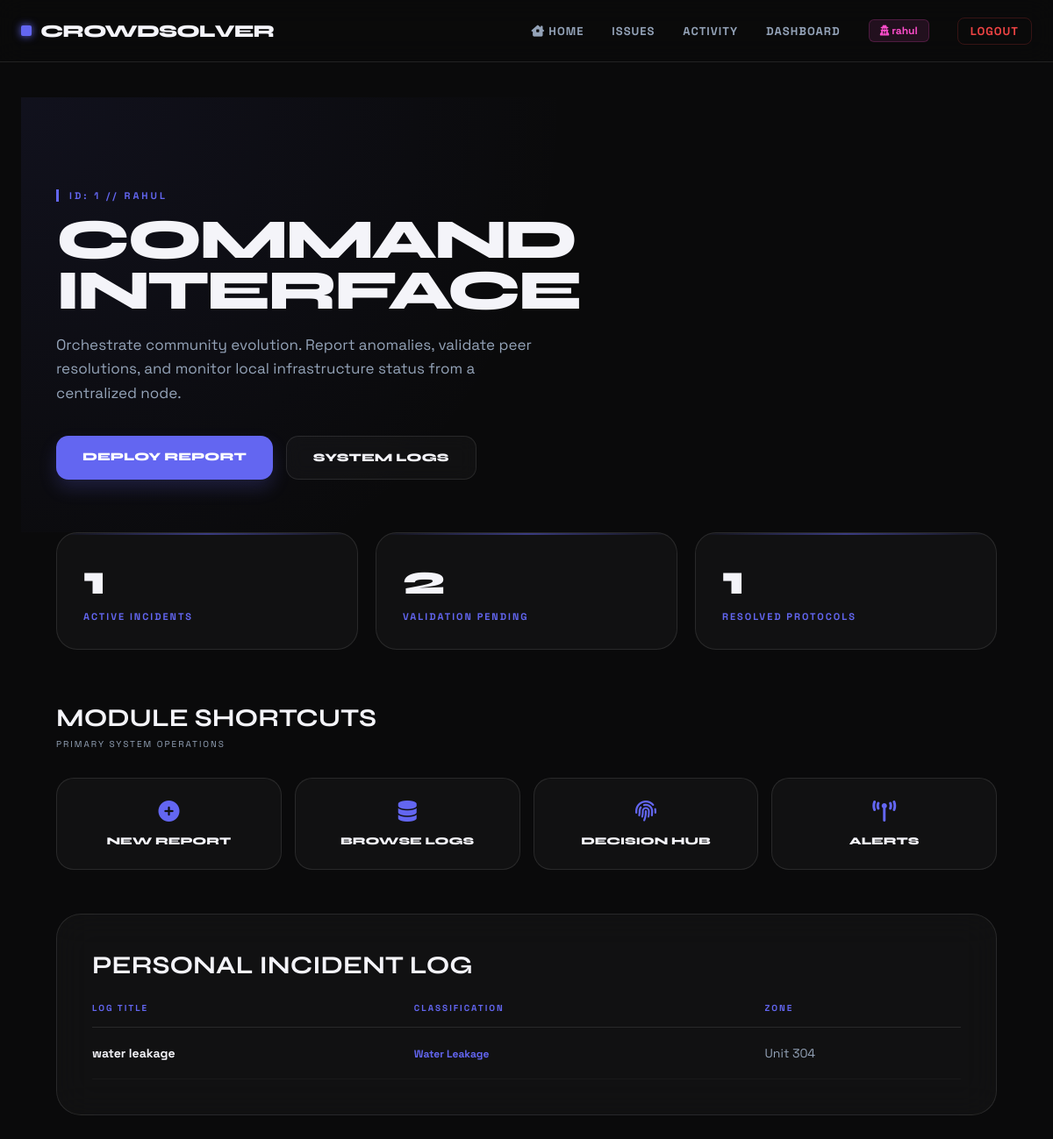
The app's page / (signed in), older data.
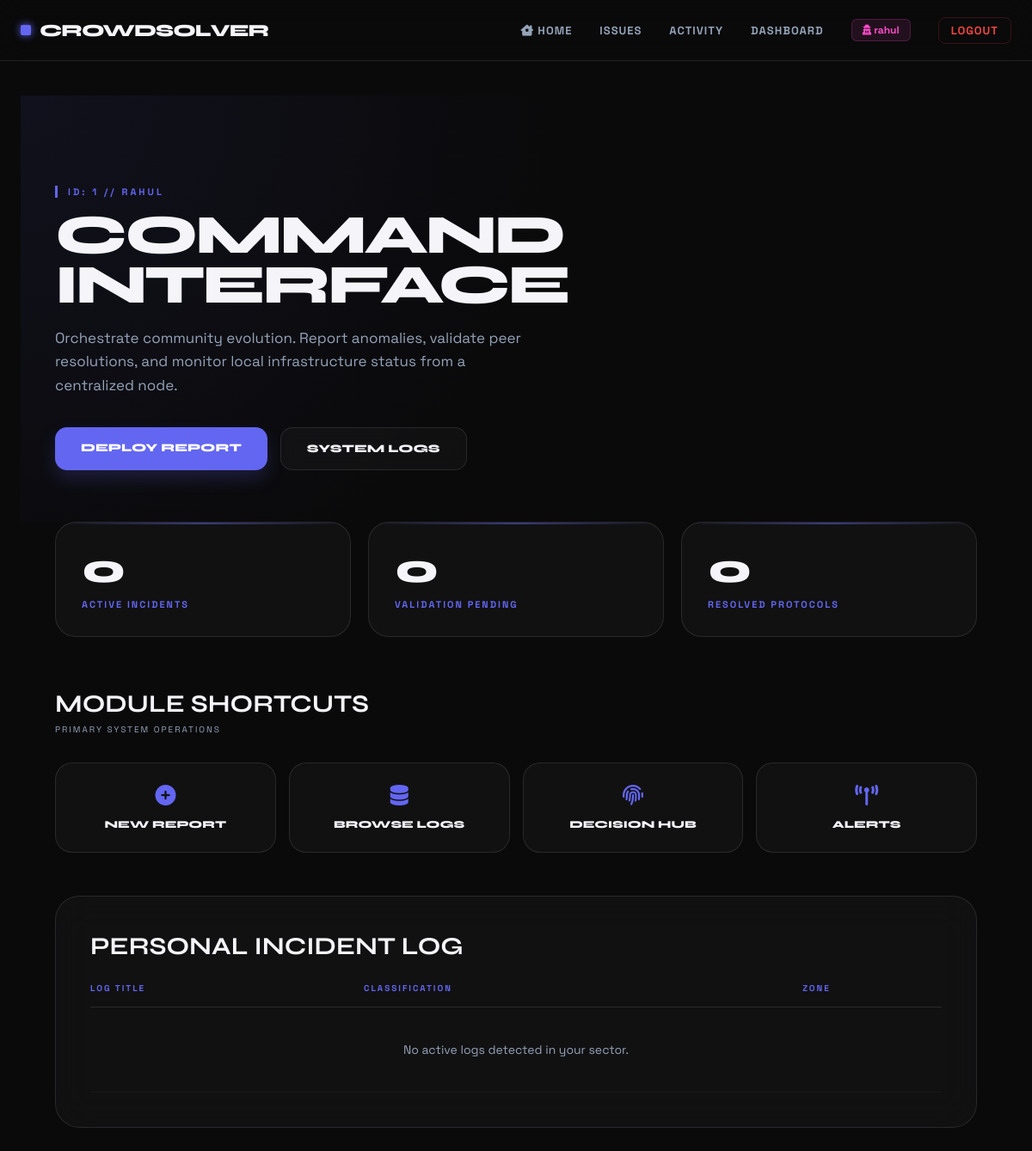
The same page, newer data.
### CrowdSolver/models.py (models this page shows, shortened)
class Issue(models.Model):
    title = models.CharField(max_length=100)
    description = models.TextField()
    location_type = models.CharField(max_length=20)
    block = models.CharField(max_length=10)
    floor = models.IntegerField()
    flat_number = models.CharField(max_length=20, null=True, blank=True)
    attachment = models.FileField(upload_to='issues/', null=True, blank=True)
    created_by = models.ForeignKey(Member, on_delete=models.CASCADE)
    status = models.CharField(max_length=20, default='Open')
    created_at = models.DateTimeField(auto_now_add=True)
    category = models.ForeignKey(Categoryname, on_delete=models.CASCADE,)
    member=models.ForeignKey(Member,  on_delete=models.CASCADE, null=True,blank=True, related_name='issues')

class Categoryname(models.Model):
    category = models.CharField(("category name"), max_length=50)
    def __str__(self):
        return self.category

### CrowdSolver/views.py (the view)
# urls.py: path('', views.admindashboard, name='admindashboard'),
def admindashboard(request):
    member_id = request.session.get('member_id')
    issue_count = Issue.objects.filter(created_by_id=member_id).count()
    issue_details = Issue.objects.filter(created_by_id=member_id)
    resolved_issues_count = 0
    if member_id:
        issues = Issue.objects.filter(created_by_id=member_id)
        for issue in issues:
            solutions = Solutions.objects.filter(Issue_details=issue)
            approved_solutions = [sol for sol in solutions if calculate_approval_percent(sol) >= 60]
            if approved_solutions:
                resolved_issues_count += 1
    solutions = Solutions.objects.all().select_related('Issue_details', 'submitted_by')
    all_members = Member.objects.all()
    members_who_voted = Vote.objects.values_list('member', flat=True).distinct()
    total_pending_voters = all_members.exclude(id__in=members_who_voted).count()
    solutions_with_pending = []
    for solution in solutions:
        voted_members = Vote.objects.filter(solution=solution).values_list('member', flat=True)
        pending_members = all_members.exclude(id__in=voted_members)
        solutions_with_pending.append({
            'solution': solution,
            'pending_members': pending_members
        })
    return render(request, 'admindashboard.html', {
        "issue_count": issue_count,
        'issue_details': issue_details,
        'solutions_with_pending': solutions_with_pending,
        'total_pending_voters': total_pending_voters,
        'resolved_issues_count': resolved_issues_count
    })

### CrowdSolver/views.py (called while the page is built)
def calculate_approval_percent(solution):
    total_votes = solution.approve_count + solution.reject_count
    if total_votes > 0:
        percent = (solution.approve_count / total_votes) * 100
        return min(int(percent), 100)  # Cap at 100% to prevent any overflow
    return 0

### CrowdSolver/templates/admindashboard.html (shortened to what this page needs)
{% extends 'base.html' %}
{% block content %}
<div class="hero">
    <small>
        {% if request.session.member_id %}
            ID: {{ request.session.member_id }} // {{ request.session.member_name }}
        {% else %}
            System Guest // Authorization Required
        {% endif %}
    </small>
    <h1>Command<br>Interface</h1>
    <p>
        Orchestrate community evolution. Report anomalies, validate peer resolutions,
        and monitor local infrastructure status from a centralized node.
    </p>
    <div class="hero-actions">
        <a href="{% url 'ticketraise' %}" class="btn-hero-primary">Deploy Report</a>
        <a href="{% url 'issuereport' %}" class="btn-hero-secondary">System Logs</a>
    </div>
</div>
<div class="stats-grid">
    <div class="stat-card">
        <span>{% if request.session.member_id %}{{ issue_count }}{% else %}00{% endif %}</span>
        <p>Active Incidents</p>
    </div>
    <div class="stat-card">
        <span>{% if request.session.member_id %}{{ total_pending_voters|default:0 }}{% else %}00{% endif %}</span>
        <p>Validation Pending</p>
    </div>
    <div class="stat-card">
        <span>{% if request.session.member_id %}{{ resolved_issues_count }}{% else %}00{% endif %}</span>
        <p>Resolved Protocols</p>
    </div>
</div>
<div class="main-section">
    <div class="section-header">
        <h2>Module Shortcuts</h2>
        <small>Primary System Operations</small>
    </div>
    <div class="quick-actions">
        <a href="{% url 'ticketraise' %}" class="action-item">
            <i class="fa-solid fa-plus-circle"></i>New Report
        </a>
        <a href="{% url 'issuereport' %}" class="action-item">
            <i class="fa-solid fa-database"></i>Browse Logs
        </a>
        <a href="{% url 'voting' %}" class="action-item">
            <i class="fa-solid fa-fingerprint"></i>Decision Hub
        </a>
        <a href="{% url 'notification' %}" class="action-item">
            <i class="fa-solid fa-tower-broadcast"></i>Alerts
        </a>
    </div>
    <div class="table-container">
        <div class="section-header" style="margin-bottom: 25px;">
            <h2>Personal Incident Log</h2>
        </div>
        <table>
            <thead>
                <tr>
                    <th>Log Title</th>
                    <th>Classification</th>
                    <th>Zone</th>
                </tr>
            </thead>
            <tbody>
                {% if request.session.member_id %}
                    {% for iss in issue_details %}
                    <tr>
                        <td style="font-weight: 700;">{{ iss.title }}</td>
                        <td><span style="color: var(--accent-primary); font-size: 12px; font-weight: 700;">{{ iss.category }}</span></td>
                        <td style="color: var(--text-dim);">Unit {{ iss.flat_number }}</td>
                    </tr>
                    {% empty %}
                    <tr>
                        <td colspan="3" class="empty-row">No active logs detected in your sector.</td>
                    </tr>
                    {% endfor %}
                {% else %}
                <tr>
                    <td colspan="3" class="empty-row">Authentication required to sync personal logs.</td>
                </tr>
                {% endif %}
            </tbody>
        </table>
    </div>
</div>
{% endblock %}

Row changes from the older to the newer data that the page shows:
removed Issue: title "water leakage", category "Water Leakage", flat_number "304"
Text that changed along with them:
{{ issue_count }}: "1" → "0"
{{ total_pending_voters|default:0 }}: "2" → "0"
{{ resolved_issues_count }}: "1" → "0"
text now shown: "No active logs detected in your sector."
